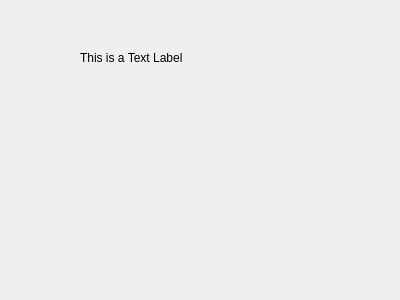
<ui version="4.0" >
 <author></author>
 <comment></comment>
 <exportmacro></exportmacro>
 <class>Form</class>
 <widget class="QWidget" name="Form" >
  <property name="geometry" >
   <rect>
    <x>0</x>
    <y>0</y>
    <width>400</width>
    <height>300</height>
   </rect>
  </property>
  <property name="windowTitle" >
   <string>Form</string>
  </property>
  <widget class="QLabel" name="label" >
   <property name="geometry" >
    <rect>
     <x>80</x>
     <y>50</y>
     <width>231</width>
     <height>16</height>
    </rect>
   </property>
   <property name="accessibleName" >
    <string>foo</string>
   </property>
   <property name="text" >
    <string>This is a Text Label</string>
   </property>
  </widget>
 </widget>
 <pixmapfunction></pixmapfunction>
 <resources/>
 <connections/>
</ui>
